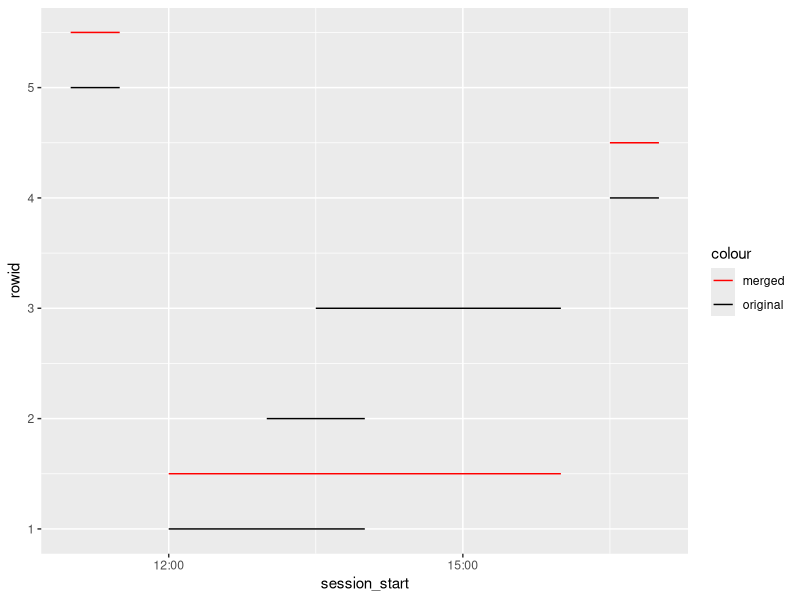

Write R code to recreate this figure. (Note: this script raises an error after producing the figure.)
## ---- chunk 1
library(knitr)
library(tidyverse)
library(here)
## ---- chunk 2

#' Check if int1 and int2 intersect
#' if they intersect:
#'      - set int1 to union of int1 & int2
#'      - set int2 to NA
#' if not intersect:
#'      - return original intervals
#' 
#' @return vector of int1, int2
merge_interval <- function(int2, int1) {
    if(!is.na(intersect(int1, int2))) {
        int1 <- union(int1, int2)
        int2 <- as.interval(NA)
        out <- c(int1, int2)
    } else {
        out <- c(int1, int2)
    }

    out
}

# Merge all overlapping intervals in df
merge_intervals_df <- function(data) {
    data$interval2 <- data$interval
    for(i in 1:nrow(data)) {
        int1 <- data$interval2[i]
        if(is.na(int1)) next
        if(i < nrow(data)) {
            for(j in (i + 1):nrow(data)) {
                cat("i: ", i, ", j: ", j, "\n")
                int2 <- data$interval2[j]
                merged <- merge_interval(int2, int1)
                int1 <- merged[1]
                data$interval2[i] <- int1
                data$interval2[j] <- merged[2]
        }
        }
    }
    data
}

## ---- chunk 3
tmp <- data.frame(
    interval = c(
        interval(
            as_datetime("2011-12-31 12:00:00"), 
            as_datetime("2011-12-31 14:00:00")
            ), 
        interval(
            as_datetime("2011-12-31 13:00:00"), 
            as_datetime("2011-12-31 14:00:00")
        ),
        interval(
            as_datetime("2011-12-31 13:30:00"), 
            as_datetime("2011-12-31 16:00:00")
        ),
        interval(
            as_datetime("2011-12-31 16:30:00"), 
            as_datetime("2011-12-31 17:00:00")
        ),
        interval(
            as_datetime("2011-12-31 11:00:00"), 
            as_datetime("2011-12-31 11:30:00")
        )
    )
) %>% mutate(
    session_start = int_start(interval),
    session_end = int_end(interval)
    )
## ---- chunk 4
tmp <- merge_intervals_df(tmp)
## ---- chunk 5
plot_compare <- function(data) {
    data <- data %>% mutate(
        session_start2 = int_start(interval2),
        session_end2 = int_end(interval2)
        )

    data %>% 
    rowid_to_column() %>% 
    ggplot(aes(session_start, rowid)) +
    geom_segment(
        aes(
            xend = session_end, 
            yend = rowid,
            color = "original"
            )
        ) +
    geom_segment(
        aes(
            x = session_start2, 
            xend = session_end2, 
            yend = rowid,
            color = "merged"
            ), 
            position = position_nudge(y = 0.5)
        ) +
        scale_color_manual(values = c("red", "black"))
}
plot_compare(tmp)
## ---- chunk 6
d_t <- read_rds(here("Data/overlap_example.Rds"))
## ---- chunk 7
tmp <- d_t %>% 
  arrange(session_start, session_end) %>% 
  filter(pid == "de9b7f238ba168b0", session_start < "2021-07-5") 

tmp <- merge_intervals_df(tmp)
plot_compare(tmp)
